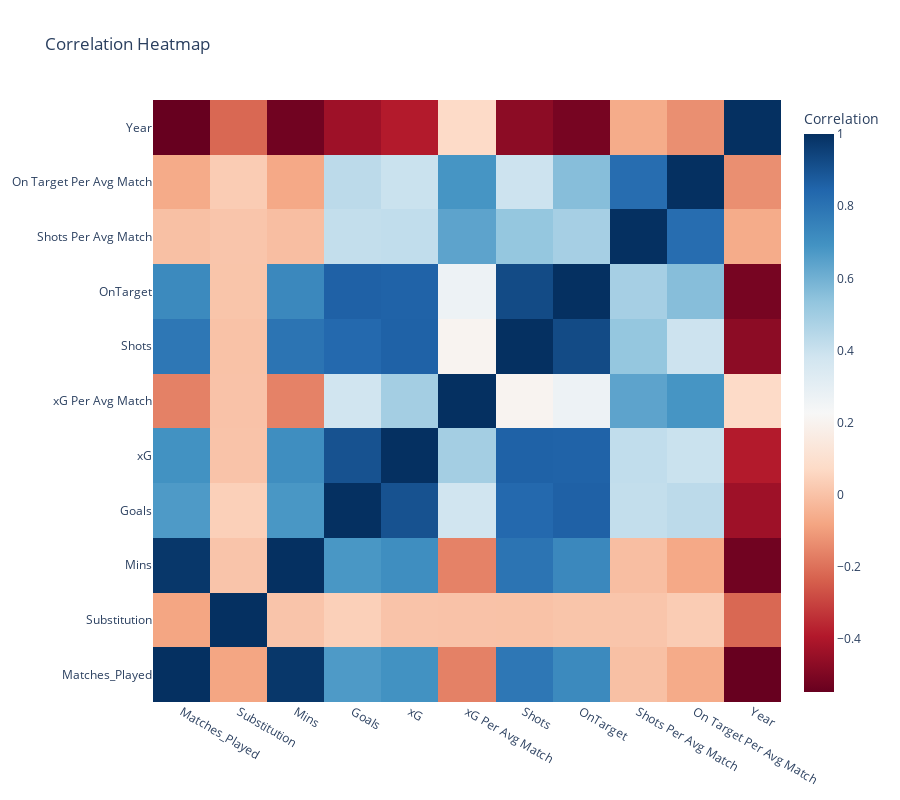

The notebook cell this image was saved under:
### Markdown cell above
# Q10: Display a Heatmap  to show the correlation between the columns in the dataset. The heatmap should have the value of the correlation printed within the boxes.

### Code cell
corr_matrix = df.corr(numeric_only=True)

trace = go.Heatmap(z=corr_matrix.values,
                   x=corr_matrix.columns,
                   y=corr_matrix.columns,
                   colorscale='RdBu',
                   colorbar=dict(title='Correlation'),
                   text=corr_matrix.values.round(2),
                   hoverinfo='text')

layout = go.Layout(title='Correlation Heatmap')

fig = go.Figure(data=[trace], layout=layout)

fig.update_layout(height=800)

iplot(fig)

# hover-over for correlation values

### Figure 1 — Plotly figure (JSON) as saved in the notebook; plotly's stock layout.template omitted (floating-point values rounded to 4 significant figures)
{"data": [{"colorbar": {"title": {"text": "Correlation"}}, "colorscale": [[0.0, "rgb(103,0,31)"], [0.1, "rgb(178,24,43)"], [0.2, "rgb(214,96,77)"], [0.3, "rgb(244,165,130)"], [0.4, "rgb(253,219,199)"], [0.5, "rgb(247,247,247)"], [0.6, "rgb(209,229,240)"], [0.7, "rgb(146,197,222)"], [0.8, "rgb(67,147,195)"], [0.9, "rgb(33,102,172)"], [1.0, "rgb(5,48,97)"]], "hoverinfo": "text", "text": [[1.0, -0.08, 0.98, 0.67, 0.7, -0.16, 0.79, 0.72, -0.01, -0.07, -0.55], [-0.08, 1.0, 0.01, 0.04, 0.0, 0.0, 0.0, 0.01, 0.01, 0.03, -0.22], [0.98, 0.01, 1.0, 0.68, 0.71, -0.16, 0.8, 0.73, -0.01, -0.07, -0.53], [0.67, 0.04, 0.68, 1.0, 0.9, 0.38, 0.83, 0.86, 0.42, 0.43, -0.43], [0.7, 0.0, 0.71, 0.9, 1.0, 0.49, 0.86, 0.85, 0.42, 0.4, -0.39], [-0.16, 0.0, -0.16, 0.38, 0.49, 1.0, 0.21, 0.27, 0.64, 0.68, 0.07], [0.79, 0.0, 0.8, 0.83, 0.86, 0.21, 1.0, 0.92, 0.53, 0.39, -0.47], [0.72, 0.01, 0.73, 0.86, 0.85, 0.27, 0.92, 1.0, 0.49, 0.56, -0.51], [-0.01, 0.01, -0.01, 0.42, 0.42, 0.64, 0.53, 0.49, 1.0, 0.82, -0.06], [-0.07, 0.03, -0.07, 0.43, 0.4, 0.68, 0.39, 0.56, 0.82, 1.0, -0.13], [-0.55, -0.22, -0.53, -0.43, -0.39, 0.07, -0.47, -0.51, -0.06, -0.13, 1.0]], "type": "heatmap", "x": ["Matches_Played", "Substitution", "Mins", "Goals", "xG", "xG Per Avg Match", "Shots", "OnTarget", "Shots Per Avg Match", "On Target Per Avg Match", "Year"], "y": ["Matches_Played", "Substitution", "Mins", "Goals", "xG", "xG Per Avg Match", "Shots", "OnTarget", "Shots Per Avg Match", "On Target Per Avg Match", "Year"], "z": [[1.0, -0.08042, 0.9812, 0.6687, 0.6954, -0.1638, 0.7882, 0.7228, -0.005875, -0.0666, -0.5464], [-0.08042, 1.0, 0.006075, 0.03968, 0.004738, 0.001942, 0.00149, 0.007776, 0.009738, 0.02903, -0.2193], [0.9812, 0.006075, 1.0, 0.6786, 0.7085, -0.1606, 0.7966, 0.7289, -0.01135, -0.07139, -0.5251], [0.6687, 0.03968, 0.6786, 1.0, 0.9032, 0.3824, 0.8339, 0.8587, 0.4163, 0.4326, -0.434], [0.6954, 0.004738, 0.7085, 0.9032, 1.0, 0.4907, 0.8562, 0.8526, 0.4201, 0.3979, -0.3869], [-0.1638, 0.001942, -0.1606, 0.3824, 0.4907, 1.0, 0.2051, 0.2683, 0.6406, 0.6847, 0.07445], [0.7882, 0.00149, 0.7966, 0.8339, 0.8562, 0.2051, 1.0, 0.9232, 0.5275, 0.3911, -0.4692], [0.7228, 0.007776, 0.7289, 0.8587, 0.8526, 0.2683, 0.9232, 1.0, 0.4874, 0.5583, -0.5127], [-0.005875, 0.009738, -0.01135, 0.4163, 0.4201, 0.6406, 0.5275, 0.4874, 1.0, 0.8198, -0.06346], [-0.0666, 0.02903, -0.07139, 0.4326, 0.3979, 0.6847, 0.3911, 0.5583, 0.8198, 1.0, -0.1322], [-0.5464, -0.2193, -0.5251, -0.434, -0.3869, 0.07445, -0.4692, -0.5127, -0.06346, -0.1322, 1.0]]}], "layout": {"height": 800, "title": {"text": "Correlation Heatmap"}}}
